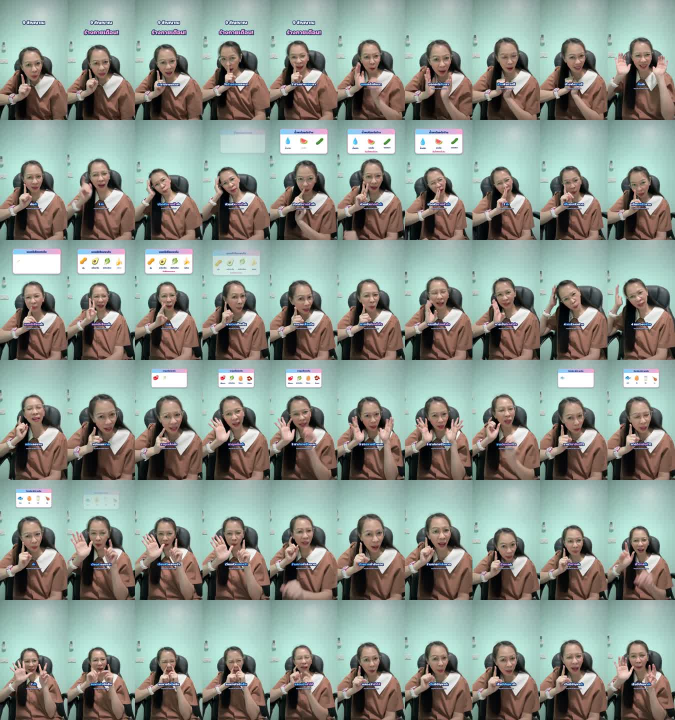
#> input picture video-toolkit/presets/user/selftest-thai.ref/ref_sheet.jpg, 1350 x 1440 px (shown at 1/2 size)
$ python -i face.py   (imports and definitions only)
#> lines starting #> are read from the running program, lines starting #| are printed output that depends on the picture
"""Face tracking (OpenCV Haar) + zoom-aware 9:16 windows and face boxes in output pixels.
Source px = original clip pixels; output px = final out_w x out_h."""
import cv2

PAD = 0.35          # total growth of w/h around centre
PAD_UP = 0.15       # extra of h upward (hair / forehead)
ALPHA = 0.35        # EMA
HOLD_S = 1.0


def _cascades():
    d = cv2.data.haarcascades
    return (cv2.CascadeClassifier(d + "haarcascade_frontalface_default.xml"),
            cv2.CascadeClassifier(d + "haarcascade_profileface.xml"))


def _detect(gray, front, prof):
    H, W = gray.shape
    ms = max(24, int(W * 0.12))
    det = front.detectMultiScale(gray, 1.1, 5, minSize=(ms, ms))
    if len(det):
        return [tuple(map(float, b)) for b in det]
    out = [tuple(map(float, b)) for b in prof.detectMultiScale(gray, 1.1, 5, minSize=(ms, ms))]
    if not out:
        fl = cv2.flip(gray, 1)
        out = [(W - x - w, y, w, h) for x, y, w, h in
               (tuple(map(float, b)) for b in prof.detectMultiScale(fl, 1.1, 5, minSize=(ms, ms)))]
    return out


# [14 lines left out: functions _pad, _to_box, not called in this run]


def track(path, step=0.25):
#> called with step = 0.25
    cap = cv2.VideoCapture(path)
    W = int(cap.get(cv2.CAP_PROP_FRAME_WIDTH)); H = int(cap.get(cv2.CAP_PROP_FRAME_HEIGHT))
    fps = cap.get(cv2.CAP_PROP_FPS) or 30.0
    n = cap.get(cv2.CAP_PROP_FRAME_COUNT)
    dur = n / fps if n > 0 else 0.0
    front, prof = _cascades()
    out, state, last_t = [], None, None   # state = [cx, cy, w, h] smoothed
    t = 0.0
    while t < dur - 1e-6:
        cap.set(cv2.CAP_PROP_POS_MSEC, t * 1000.0)
        ok, fr = cap.read()
#> fr is the input picture: shape (1440, 1350, 3); mean B, G, R 139.1, 147.3, 138.7
        if not ok:
            break
        gray = cv2.equalizeHist(cv2.cvtColor(fr, cv2.COLOR_BGR2GRAY))
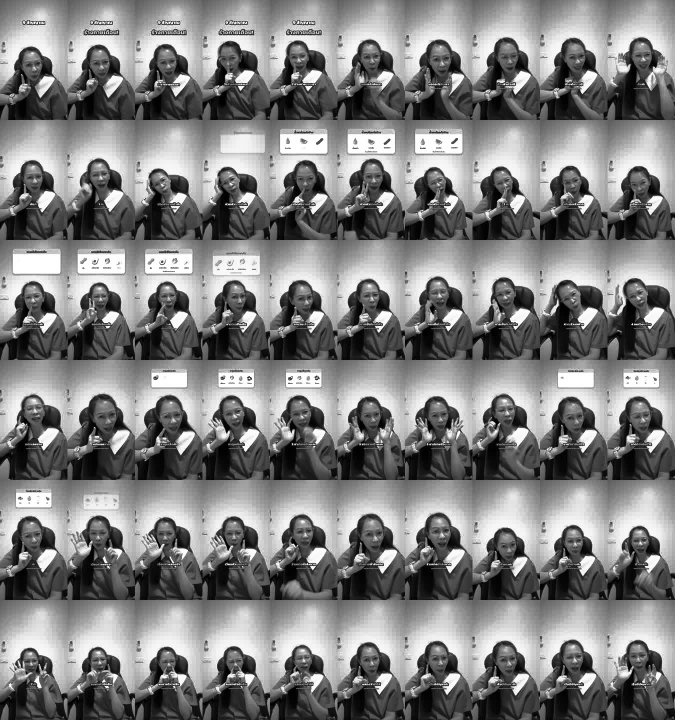
#> gray: shape (1440, 1350) (shown at 1/2 size); min 0, max 255, mean 128.2
        dets = _detect(gray, front, prof)
#> in _detect, `det = front.detectMultiScale(gray, 1.1, 5, minSize=(ms, ms))`: det = ()
#> in _detect, `out = [tuple(map(float, b)) for b in prof.detectMultiScale(gray, 1.1, ..`: out = []
#> in _detect, `fl = cv2.flip(gray, 1)`:
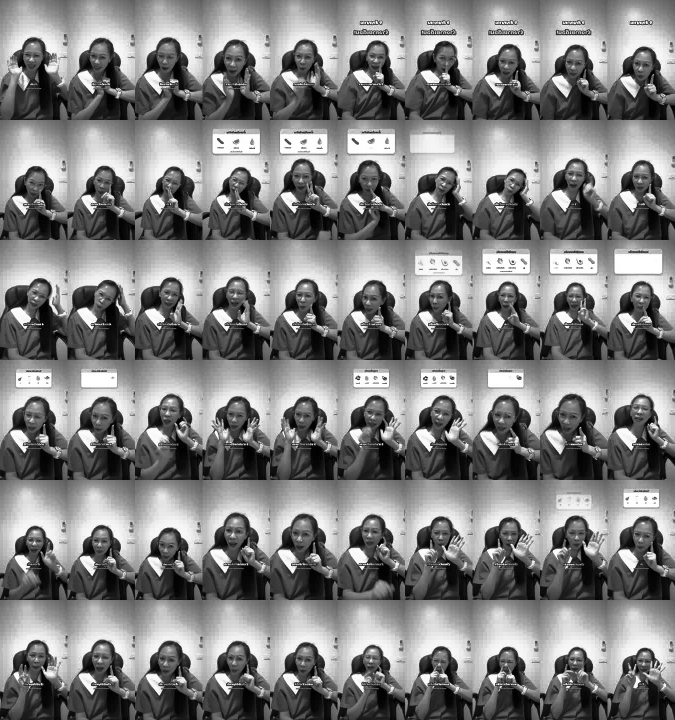
#> fl: shape (1440, 1350) (shown at 1/2 size); min 0, max 255, mean 128.2
#> dets = []
        pick = None
        if dets:
            if state is not None:   # prefer detection close to the current track, else largest
                near = [d for d in dets if abs(d[0] + d[2] / 2 - state[0]) < state[2] * 1.2
                        and abs(d[1] + d[3] / 2 - state[1]) < state[3] * 1.2]
                dets = near or dets
            pick = max(dets, key=lambda d: d[2] * d[3])
        if pick is not None:
            m = _pad(pick, W, H)
            if state is None:
                state = m
            else:
                state = [state[i] + ALPHA * (m[i] - state[i]) for i in range(4)]
            last_t = t
            out.append({"t": round(t, 3), "box": _to_box(state, W, H)})
        elif state is not None and last_t is not None and t - last_t <= HOLD_S + 1e-6:
            out.append({"t": round(t, 3), "box": _to_box(state, W, H)})
        else:
            state = None
            out.append({"t": round(t, 3), "box": None})
        t += step
    cap.release()
    return out


# [45 lines left out: functions window_for, to_output, segment_face_out, not called in this run]

>>> result = track('../../presets/user/selftest-thai.ref/ref_sheet.jpg')
